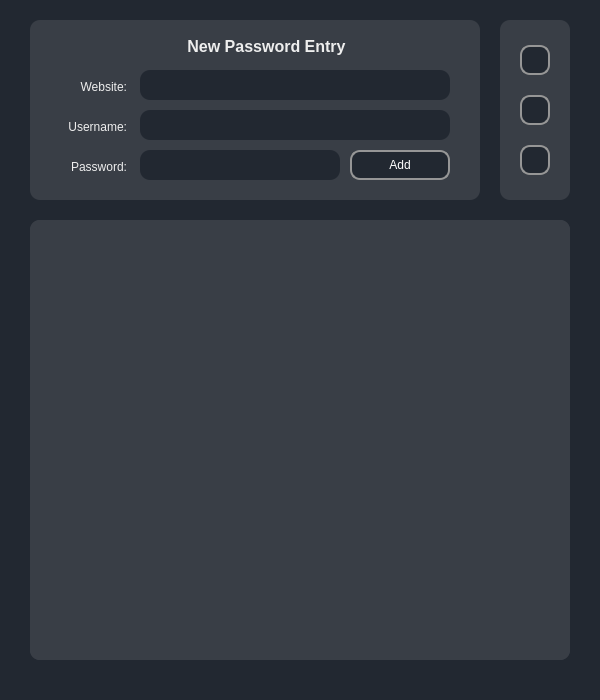
<?xml version="1.0" encoding="UTF-8"?>
<ui version="4.0">
 <class>MainWindow</class>
 <widget class="QMainWindow" name="MainWindow">
  <property name="geometry">
   <rect>
    <x>0</x>
    <y>0</y>
    <width>600</width>
    <height>700</height>
   </rect>
  </property>
  <property name="sizePolicy">
   <sizepolicy hsizetype="Ignored" vsizetype="Ignored">
    <horstretch>0</horstretch>
    <verstretch>0</verstretch>
   </sizepolicy>
  </property>
  <property name="minimumSize">
   <size>
    <width>600</width>
    <height>700</height>
   </size>
  </property>
  <property name="maximumSize">
   <size>
    <width>600</width>
    <height>700</height>
   </size>
  </property>
  <property name="windowTitle">
   <string>MainWindow</string>
  </property>
  <property name="windowIcon">
   <iconset theme="emblem-readonly"/>
  </property>
  <property name="styleSheet">
   <string notr="true">background-color: rgb(34, 40, 49);</string>
  </property>
  <property name="tabShape">
   <enum>QTabWidget::Rounded</enum>
  </property>
  <widget class="QWidget" name="centralwidget">
   <widget class="QFrame" name="frame_add_new">
    <property name="geometry">
     <rect>
      <x>30</x>
      <y>20</y>
      <width>450</width>
      <height>180</height>
     </rect>
    </property>
    <property name="styleSheet">
     <string notr="true">background-color: rgb(57, 62, 70);
border-radius: 10px;</string>
    </property>
    <property name="frameShape">
     <enum>QFrame::StyledPanel</enum>
    </property>
    <property name="frameShadow">
     <enum>QFrame::Raised</enum>
    </property>
    <widget class="QTextEdit" name="text_edit_website">
     <property name="geometry">
      <rect>
       <x>110</x>
       <y>50</y>
       <width>310</width>
       <height>30</height>
      </rect>
     </property>
     <property name="styleSheet">
      <string notr="true">background-color: rgb(34, 40, 49);
color: white;
padding-top: 3px;
padding-left: 3px;</string>
     </property>
    </widget>
    <widget class="QTextEdit" name="text_edit_password">
     <property name="geometry">
      <rect>
       <x>110</x>
       <y>130</y>
       <width>200</width>
       <height>30</height>
      </rect>
     </property>
     <property name="styleSheet">
      <string notr="true">background-color: rgb(34, 40, 49);
color: white;
padding-top: 3px;
padding-left: 3px;</string>
     </property>
    </widget>
    <widget class="QTextEdit" name="text_edit_username">
     <property name="geometry">
      <rect>
       <x>110</x>
       <y>90</y>
       <width>310</width>
       <height>30</height>
      </rect>
     </property>
     <property name="styleSheet">
      <string notr="true">background-color: rgb(34, 40, 49);
color: white;
padding-top: 3px;
padding-left: 3px;</string>
     </property>
    </widget>
    <widget class="QPushButton" name="add_button">
     <property name="geometry">
      <rect>
       <x>320</x>
       <y>130</y>
       <width>100</width>
       <height>30</height>
      </rect>
     </property>
     <property name="cursor">
      <cursorShape>PointingHandCursor</cursorShape>
     </property>
     <property name="styleSheet">
      <string notr="true">QPushButton{
    background-color: rgb(34, 40, 49);
	color: white;
	border: 2px solid rgb(150, 150, 150);
}
QPushButton:hover:!pressed {
   background-color: rgb(150, 150, 150);
}</string>
     </property>
     <property name="text">
      <string>Add</string>
     </property>
    </widget>
    <widget class="QLabel" name="label">
     <property name="geometry">
      <rect>
       <x>30</x>
       <y>50</y>
       <width>70</width>
       <height>30</height>
      </rect>
     </property>
     <property name="styleSheet">
      <string notr="true">color:rgb(238, 238, 238);
padding-top: 3px;
padding-left: 3px;</string>
     </property>
     <property name="text">
      <string>Website:</string>
     </property>
     <property name="alignment">
      <set>Qt::AlignRight|Qt::AlignTrailing|Qt::AlignVCenter</set>
     </property>
    </widget>
    <widget class="QLabel" name="label_2">
     <property name="geometry">
      <rect>
       <x>30</x>
       <y>90</y>
       <width>70</width>
       <height>30</height>
      </rect>
     </property>
     <property name="styleSheet">
      <string notr="true">color:rgb(238, 238, 238);
padding-top: 3px;
padding-left: 3px;</string>
     </property>
     <property name="text">
      <string>Username:</string>
     </property>
     <property name="alignment">
      <set>Qt::AlignRight|Qt::AlignTrailing|Qt::AlignVCenter</set>
     </property>
    </widget>
    <widget class="QLabel" name="label_3">
     <property name="geometry">
      <rect>
       <x>30</x>
       <y>130</y>
       <width>70</width>
       <height>30</height>
      </rect>
     </property>
     <property name="styleSheet">
      <string notr="true">color:rgb(238, 238, 238);
padding-top: 3px;
padding-left: 3px;</string>
     </property>
     <property name="text">
      <string>Password:</string>
     </property>
     <property name="alignment">
      <set>Qt::AlignRight|Qt::AlignTrailing|Qt::AlignVCenter</set>
     </property>
    </widget>
    <widget class="QLabel" name="label_4">
     <property name="geometry">
      <rect>
       <x>135</x>
       <y>10</y>
       <width>200</width>
       <height>30</height>
      </rect>
     </property>
     <property name="font">
      <font>
       <pointsize>12</pointsize>
       <bold>true</bold>
      </font>
     </property>
     <property name="styleSheet">
      <string notr="true">color:rgb(238, 238, 238);
padding-top: 3px;
padding-left: 3px;</string>
     </property>
     <property name="text">
      <string>New Password Entry</string>
     </property>
     <property name="alignment">
      <set>Qt::AlignCenter</set>
     </property>
    </widget>
   </widget>
   <widget class="QScrollArea" name="scroll_area">
    <property name="geometry">
     <rect>
      <x>30</x>
      <y>220</y>
      <width>540</width>
      <height>440</height>
     </rect>
    </property>
    <property name="cursor" stdset="0">
     <cursorShape>ArrowCursor</cursorShape>
    </property>
    <property name="styleSheet">
     <string notr="true">background-color: rgb(57, 62, 70);
border-radius: 10px;</string>
    </property>
    <property name="widgetResizable">
     <bool>true</bool>
    </property>
    <widget class="QWidget" name="scrollAreaWidgetContents">
     <property name="geometry">
      <rect>
       <x>0</x>
       <y>0</y>
       <width>540</width>
       <height>440</height>
      </rect>
     </property>
    </widget>
   </widget>
   <widget class="QFrame" name="frame">
    <property name="geometry">
     <rect>
      <x>500</x>
      <y>20</y>
      <width>70</width>
      <height>180</height>
     </rect>
    </property>
    <property name="styleSheet">
     <string notr="true">background-color: rgb(57, 62, 70);
border-radius: 10px;</string>
    </property>
    <property name="frameShape">
     <enum>QFrame::StyledPanel</enum>
    </property>
    <property name="frameShadow">
     <enum>QFrame::Raised</enum>
    </property>
    <widget class="QPushButton" name="sign_out_button">
     <property name="geometry">
      <rect>
       <x>20</x>
       <y>125</y>
       <width>30</width>
       <height>30</height>
      </rect>
     </property>
     <property name="cursor">
      <cursorShape>PointingHandCursor</cursorShape>
     </property>
     <property name="styleSheet">
      <string notr="true">QPushButton{
    background-color: rgb(34, 40, 49);
	border: 2px solid rgb(150, 150, 150);
}
QPushButton:hover:!pressed {
   background-color: rgb(150, 150, 150);
}</string>
     </property>
     <property name="text">
      <string/>
     </property>
     <property name="icon">
      <iconset>
       <normaloff>:/assets/icons/log-out.svg</normaloff>:/assets/icons/log-out.svg</iconset>
     </property>
     <property name="iconSize">
      <size>
       <width>22</width>
       <height>22</height>
      </size>
     </property>
    </widget>
    <widget class="QPushButton" name="change_mpassword_button">
     <property name="geometry">
      <rect>
       <x>20</x>
       <y>75</y>
       <width>30</width>
       <height>30</height>
      </rect>
     </property>
     <property name="cursor">
      <cursorShape>PointingHandCursor</cursorShape>
     </property>
     <property name="styleSheet">
      <string notr="true">QPushButton{
    background-color: rgb(34, 40, 49);
	color: white;
	border: 2px solid rgb(150, 150, 150);
}
QPushButton:hover:!pressed {
   background-color: rgb(150, 150, 150);
}</string>
     </property>
     <property name="text">
      <string/>
     </property>
     <property name="icon">
      <iconset>
       <normaloff>:/assets/icons/account.svg</normaloff>:/assets/icons/account.svg</iconset>
     </property>
     <property name="iconSize">
      <size>
       <width>22</width>
       <height>22</height>
      </size>
     </property>
    </widget>
    <widget class="QPushButton" name="refresh_button">
     <property name="geometry">
      <rect>
       <x>20</x>
       <y>25</y>
       <width>30</width>
       <height>30</height>
      </rect>
     </property>
     <property name="cursor">
      <cursorShape>PointingHandCursor</cursorShape>
     </property>
     <property name="styleSheet">
      <string notr="true">QPushButton{
    background-color: rgb(34, 40, 49);
	color: white;
	border: 2px solid rgb(150, 150, 150);
}
QPushButton:hover:!pressed {
   background-color: rgb(150, 150, 150);
}</string>
     </property>
     <property name="text">
      <string/>
     </property>
     <property name="icon">
      <iconset>
       <normaloff>:/assets/icons/refresh.svg</normaloff>:/assets/icons/refresh.svg</iconset>
     </property>
     <property name="iconSize">
      <size>
       <width>22</width>
       <height>22</height>
      </size>
     </property>
    </widget>
   </widget>
  </widget>
  <widget class="QStatusBar" name="statusbar"/>
 </widget>
 <resources/>
 <connections/>
</ui>
